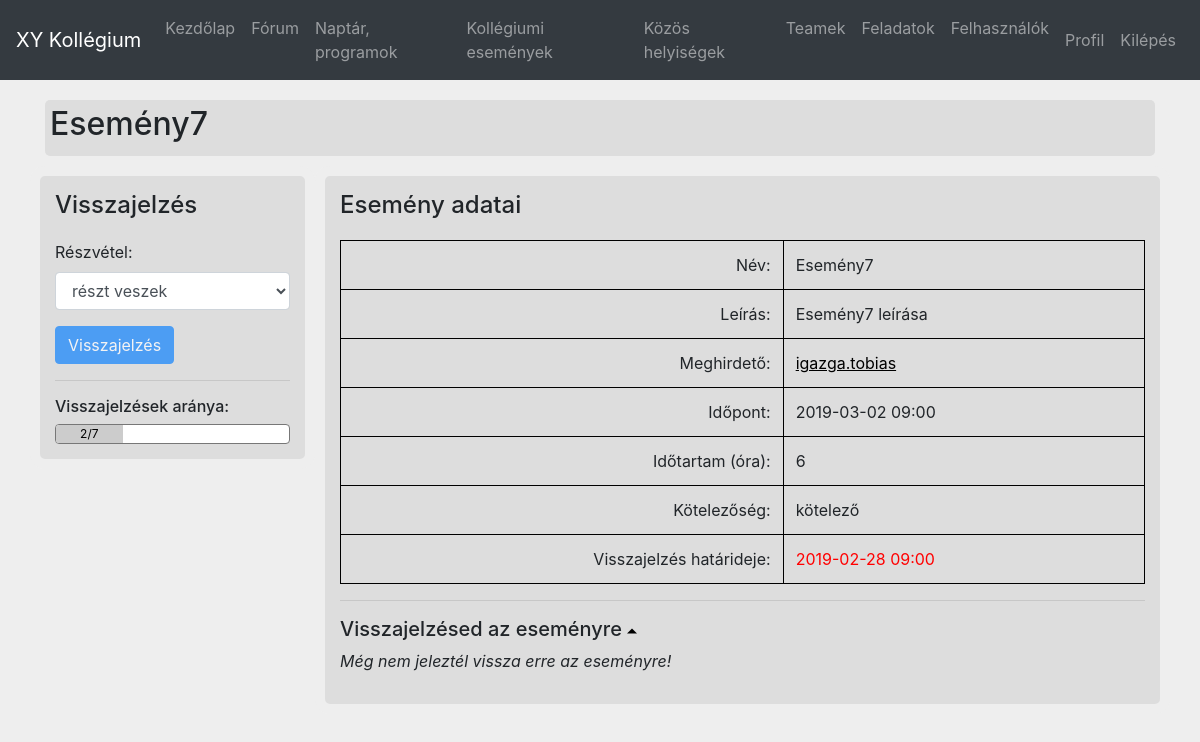
The page /event.php?id=Esemény7 (signed in) on the database its author committed.
### tables this page shows
CREATE TABLE IF NOT EXISTS esemenyek (
	nev VARCHAR(80),
	leiras TEXT,
	idopont_kezd DATETIME,
	idopont_vege DATETIME,
	alkalmak TINYINT,
	rendszeresseg VARCHAR(20),
	kotelezoseg BOOLEAN,
	meghirdeto VARCHAR(80),
	visszajelzesi_hatarido DATETIME,
	veglegesseg BOOLEAN,
	PRIMARY KEY (nev),
	FOREIGN KEY (meghirdeto) REFERENCES felhasznalok(felhasznalonev) ON UPDATE CASCADE
	ON DELETE CASCADE
);

### event.php (the view, shortened to what this page needs)
<?php
include 'common.php';
$eventName = isset($_GET['id']) ? str_replace("_", " ", $_GET['id']) : NULL;
$host = "localhost";
$user = "root";
$password = "";
$conn = mysqli_connect($host, $user, $password) or die ("Nem sikerült kapcsolódni a szerverhez: " . mysqli_connect_error());
mysqli_query($conn, "SET NAMES utf8 COLLATE utf8_hungarian_ci");
mysqli_select_db($conn, "kollegium") or die ("Nem lehet csatlakozni az adatbázishoz: " . mysqli_error($conn));
$sql = "SELECT felhasznalo, fontossag, reszvetel FROM visszajelzesek WHERE esemeny = '".$eventName."'";
$result = mysqli_query($conn, $sql);
$feedbacksForThisEvent = mysqli_fetch_all($result, MYSQLI_ASSOC);
?><!doctype html>
<html lang="hu">
<head>
	<link rel="stylesheet" type="text/css" href="css/event.css">
</head>
<body>
	<div class="container">
		<div class="mainTitle">
			<h2><?php echo $eventName; ?></h2>
		</div>
		<div class="row">
			<div class="col-sm-3">
				<?php
				$now = date('Y-m-d H:i');
				$expDateIsOver = false;
				$isOwnEvent = false;
				$isDefinite = false;
				$announcer = "";
				$mandatory = "";
				$description = "";
				$eventDatetime = "";
				$eventDuration = "";
				foreach ($eventList as $event) {
					if ($event["nev"] == $eventName) {
						$announcer = $event["meghirdeto"];
						$description = $event["leiras"];
						$eventExpDate = date('Y-m-d H:i', strtotime($event["visszajelzesi_hatarido"]));
						if ($eventExpDate <= $now) {
							$expDateIsOver = true;
						}
						if ($event["veglegesseg"]) {
							$isDefinite = true;
							$eventDatetime = date('Y-m-d H:i', strtotime($event["idopont_kezd"]));
							$eventDuration = (strtotime($event["idopont_vege"]) - strtotime($event["idopont_kezd"])) / 3600;
						}
						if ($event["kotelezoseg"]) {
							$mandatory = "kötelező";
						} else {
							$mandatory = "nem kötelező";
						}
						break;
					}
				}
				if (!$isOwnEvent) {
					echo '<h4>Visszajelzés</h4>';
					echo '<form id="feedbackForm" method="post" accept-charset="utf-8">';
					if ($isDefinite) {
						echo '<div class="form-group">';
						echo '<label for "participation">Részvétel: </label>';
						echo '<select id="participation" name="participation" class="form-control">';
						echo '<option value="1">részt veszek</option><option value="0">nem veszek részt</option>';
						echo '</select>';
						echo '</div>';
					}
					echo '<input type="submit" class="btn btn-primary" id="feedbackButton" name="feedbackButton" value="Visszajelzés" ';
					if ($expDateIsOver) {
						echo 'disabled ';
					}
					echo '/>';
					echo '</form>';
				}
				$numOfFeedback = 0;
				foreach ($feedbackList as $feedback) {
					if ($feedback["esemeny"] == $eventName) {
						$numOfFeedback++;
					}
				}
				$numOfUsers = count($usernameList) - 1;
				$percent = 0;
				if ($numOfUsers != 0) {
					$percent = ($numOfFeedback/$numOfUsers)*100;
				}
				echo '<hr>';
				echo '<h6>Visszajelzések aránya:</h6>';
				echo '<div class="progress">';
				echo '<div class="progress-bar" role="progressbar" aria-valuenow="'.$percent.'" aria-valuemin="0" aria-valuemax="100" style="width: '.$percent.'%;">'.$numOfFeedback.'/'.$numOfUsers.'</div>';
				echo '</div>';
				?>
			</div>
			<div class="col-sm-9">
				<?php
				echo '<h4>Esemény adatai</h4>';
				echo '<table class="table table-bordered">';
				echo '<tr><td class="firstCol">Név:</td><td id="tdName">'.$eventName.'</td></tr>';
				echo '<tr><td class="firstCol">Leírás:</td><td id="tdDesc">'.$description.'</td></tr>';
				echo '<tr><td class="firstCol">Meghirdető:</td><td><a href="userData.php?user='.$announcer.'" style="color: #6C6C6C;">'.$announcer.'</a></td></tr>';
				echo '<tr><td class="firstCol">Időpont:</td><td id="tdDatetime">'.$eventDatetime.'</td></tr>';
				echo '<tr><td class="firstCol">Időtartam (óra):</td><td id="tdDuration">'.$eventDuration.'</td></tr>';
				echo '<tr><td class="firstCol">Kötelezőség:</td><td id="tdMandatory">'.$mandatory.'</td></tr>';
				echo '<tr><td class="firstCol">Visszajelzés határideje:</td><td id="tdExpDate" style="color: red;">'.date('Y-m-d H:i', strtotime($event["visszajelzesi_hatarido"])).'</td></tr>';
				echo '</table>';
				echo '<hr>';
				echo '<div id="feedbackDiv">';
				if ($_SESSION["felhasznalonev"] == $announcer) {
					echo '<h5 onclick="displayTable()" style="cursor: pointer;">Visszajelzések <img src="images/drop-up.svg" class="dropup" height="10px" width="10px" alt="dropup"/>';
					echo '<img src="images/drop-down.svg" class="dropdown" height="10px" width="10px" alt="dropdown" style="display: none;"/></h5>';
					if (count($feedbacksForThisEvent) > 0) {
						echo '<table class="table table-bordered feedbackTable">';
						echo '<tr><th>Felhasználó</th>';
						if (!$isDefinite) { echo '<th>Fontosság</th>'; }
						if ($isDefinite) { echo '<th>Részvétel</th>'; }
						echo '</tr>';
						foreach ($feedbacksForThisEvent as $feedback) {
							$importanceString = "-";
							$participationString = "-";
							if ($feedback["fontossag"] != "") {
								$importanceString = convertImportanceToString($feedback["fontossag"]);
								$importanceString .= ' ('.$feedback["fontossag"].')';
							}
							if ($feedback["reszvetel"] == 1) {
								$participationString = "részt vesz";
							} else if ($feedback["reszvetel"] == 0) {
								$participationString = "nem vesz részt";
							}
							echo '<tr><td><a href="userData.php?user='.$feedback["felhasznalo"].'" style="color: #555555;">'.$feedback["felhasznalo"].'</a></td>';
							if (!$isDefinite) { echo '<td>'.$importanceString.'</td>'; }
							if ($isDefinite) { echo '<td>'.$participationString.'</td>'; }
							echo '</tr>';
						}
						echo '</table>';
					} else {
						echo '<p class="ifNoFeedback">Még nem érkezett visszajelzés!</p>';
					}
				} else {
					echo '<h5 onclick="displayTable()" style="cursor: pointer;">Visszajelzésed az eseményre <img src="images/drop-up.svg" class="dropup" height="10px" width="10px" alt="dropup"/>';
					echo '<img src="images/drop-down.svg" class="dropdown" height="10px" width="10px" alt="dropdown" style="display: none;"/></h5>';
					$matchFound = false;
					if (!$matchFound) {
						echo '<p class="ifNoFeedback">Még nem jeleztél vissza erre az eseményre!</p>';
					}
				}
				echo '</div>';
				?>
			</div>
		</div>
	</div>
</body>
</html>

### css/event.css (style rules this page uses)
table.table-bordered > tbody > tr > td { border: 1px solid #000000; }
table a { color: #000000 !important; text-decoration: underline; }
.firstCol { text-align: right; }
.progress { height: 20px; margin-top: 5px; background-color: #FFFFFF; border: 1px solid #777777; }
.progress-bar { background-color: #CCCCCC; color: #000000; }
#feedbackDiv p { font-style: italic; }

### css/common.css (style rules this page uses)
body { height: 100%; background-color: #EEEEEE; }
.col-sm-3, .col-sm-9 { height: 100%; margin-top: 10px; padding: 15px; background-color: #DDDDDD; border: 10px solid #EEEEEE; border-radius: 15px; }
h4 { margin-bottom: 20px; }
.mainTitle { margin-top: 20px; padding: 5px; background-color: #DDDDDD; border-radius: 5px; }

### rows shown on the page
esemenyek: feedbackButton "Visszajelzés", leiras "Esemény7 leírása", meghirdeto "igazga.tobias", idopont_kezd "2019-03-02 09:00", eventDuration "6", kotelezoseg "kötelező", visszajelzesi_hatarido "2019-02-28 09:00"

### other values the page prints
$eventName "Esemény7"
$numOfFeedback "2"
$numOfUsers "7"
